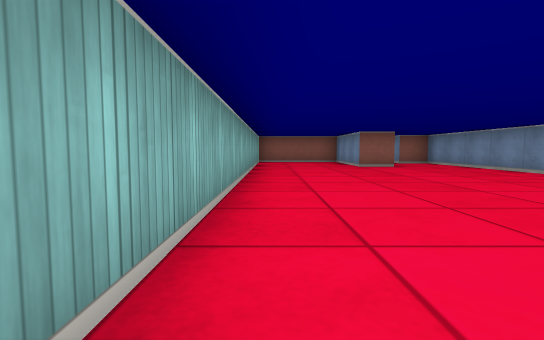
[1] (above)

20 first-person views from a walk through a cub3D maze. The camera is about half as high as the walls, tilts 4° down and sees 85° across. The floor is counted in squares. Each view is taken from the middle of a square. On the plan, view 1 faces up. The plan holds only what a view shows up to about 9 squares ahead; the rest is blank.

[2]
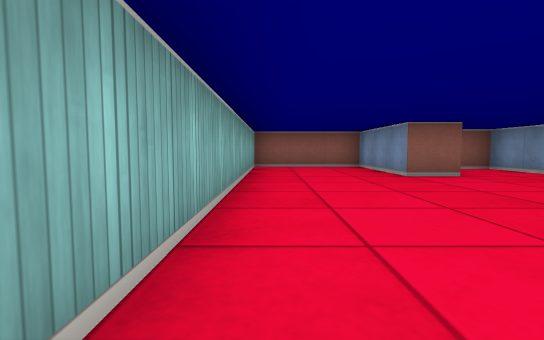

[3]
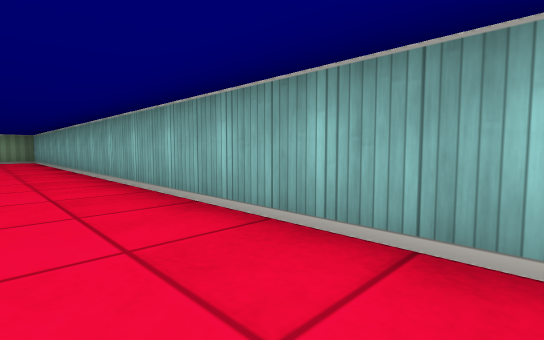

[4]
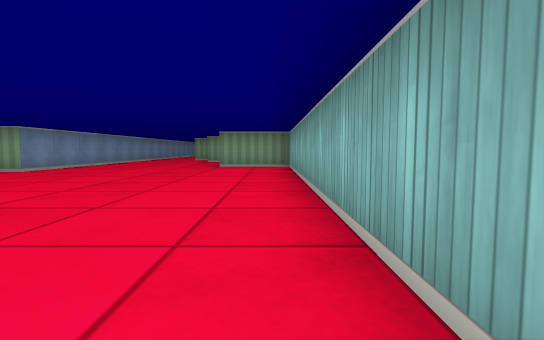

[5]
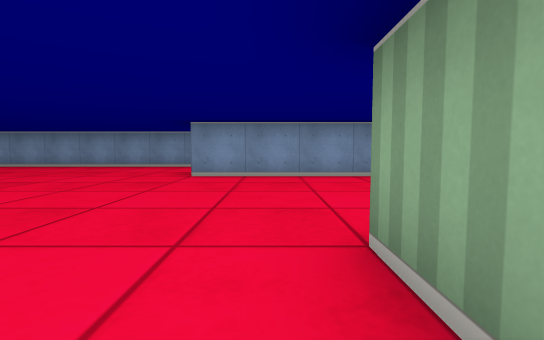

[6]
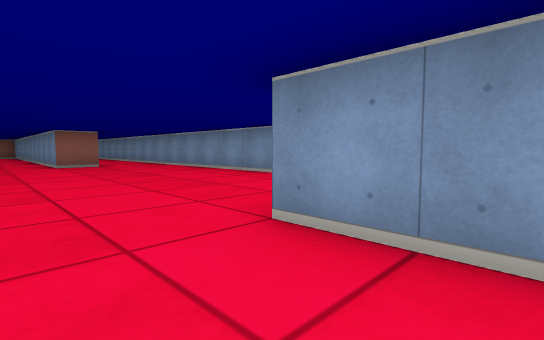

[7]
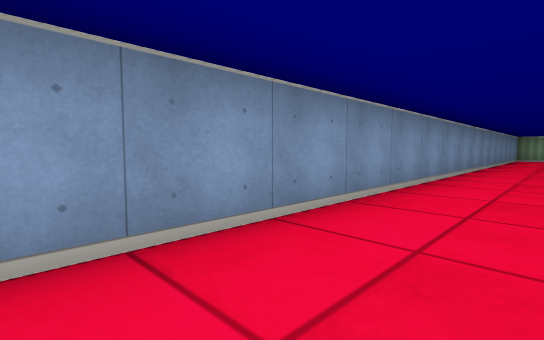

[8]
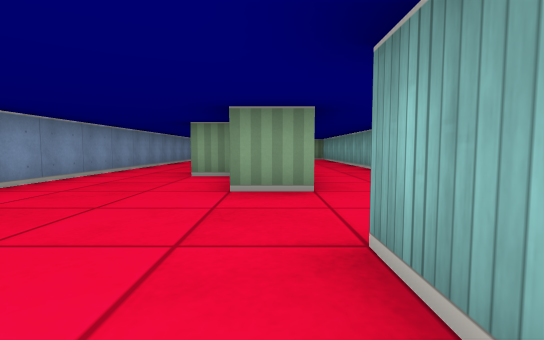

[9]
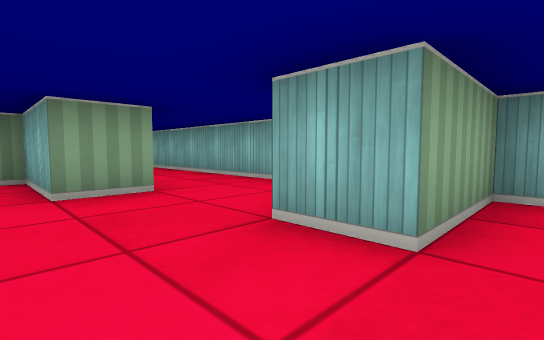

[10]
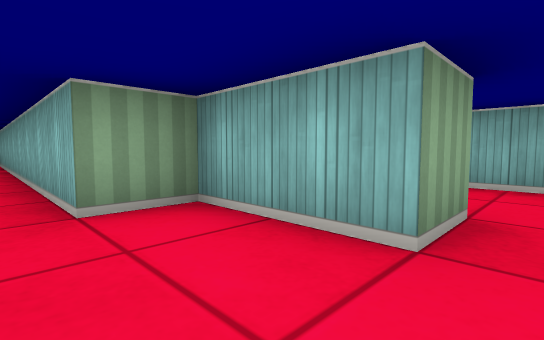

[11]
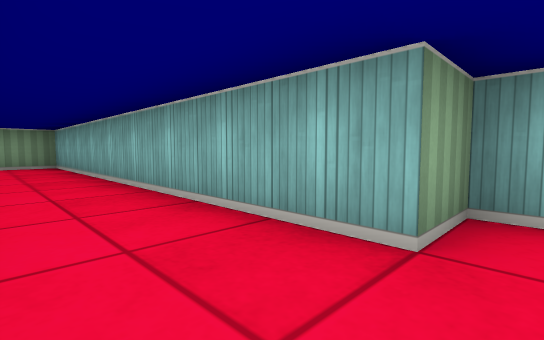

[12]
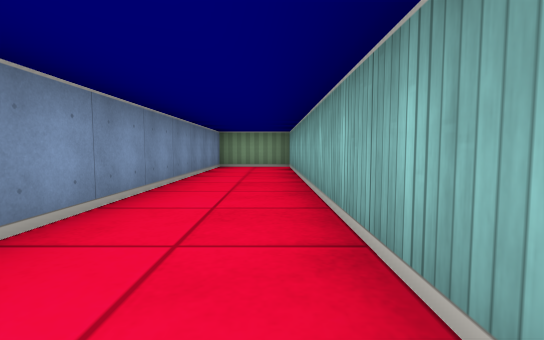

[13]
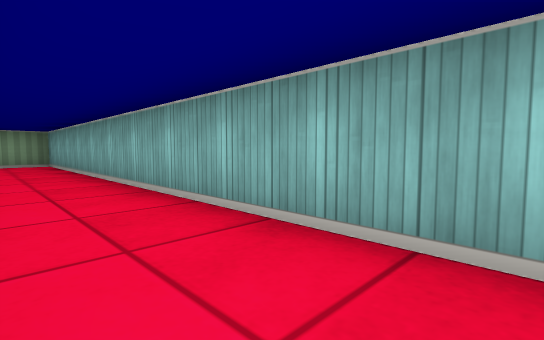

[14]
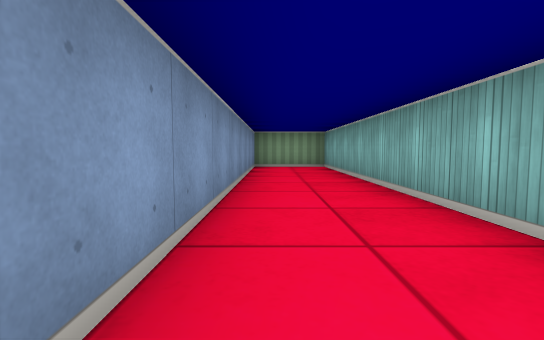

[15]
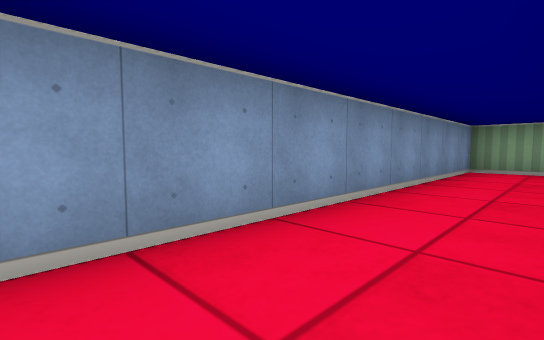

[16]
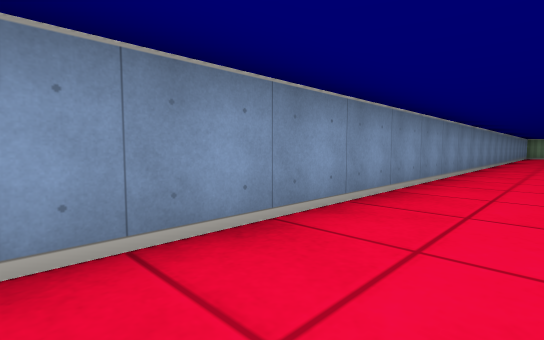

[17]
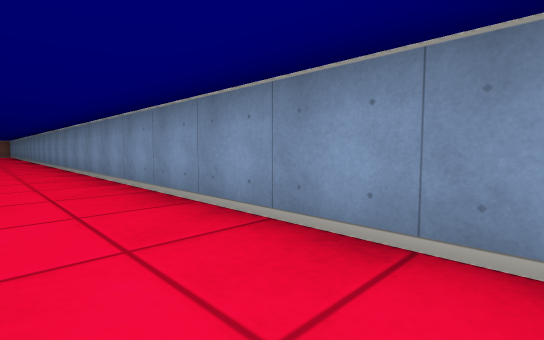

[18]
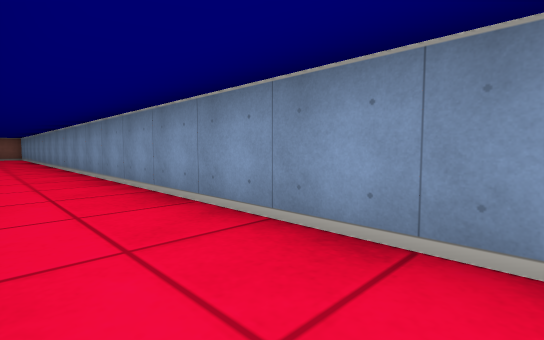

[19]
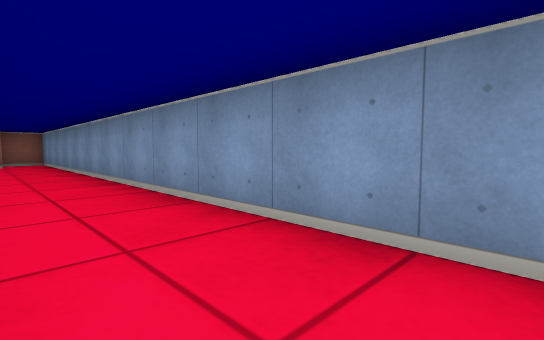

[20]
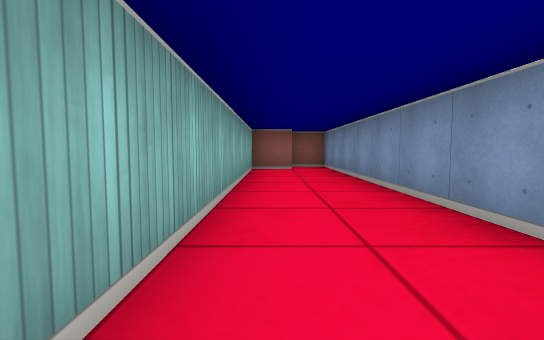

### Floor plan
Points are (right, up) in squares from view 1. A wall is a line through its corners. A room is listed if a view was taken in it or the views show most of it. See-through windows are left out.
Room 1 (views 1, 2, 3, 4, 5, 6, 7, 8, 9, 10, 11, 12, 13, 14, 15, 16, 17, 18, 19, 20)
walls: (6.6, -0.5) (5.5, -0.5) (5.5, 1.2); (1.4, -13.5) (2.5, -13.5) (2.5, -15.5) (3.5, -15.5) (3.5, -24.5) (5.5, -24.5) (5.5, -8.5) (6, -8.5); (-0.5, -13.1) (-0.5, -24.5) (1.5, -24.5) (1.5, -16.5); (5.5, 6) (5.5, 10.5) (4.8, 10.5); (8.5, -16.2) (8.5, 18.5) (7.5, 18.5); (3.6, 8.5) (2.5, 8.5) (2.5, 11.5) (-0.5, 11.5) (-0.5, -10.5) (1.5, -10.5) (1.5, -11.5); (7.6, 17.5) (6.5, 17.5) (6.5, 10.5)

Where each view was taken, in squares from view 1:
view 1: 0 up, 0 right, facing up
view 2: 3 up, 0 right, facing up
view 3: 3 up, 1 right, facing down-left
view 4: 2 down, 0 right, facing down
view 5: 10 down, 0 right, facing right
view 6: 10 down, 4 right, facing up-right
view 7: 9 down, 4 right, facing down-right
view 8: 10 down, 2 right, facing down
view 9: 10 down, 3 right, facing down-left
view 10: 13 down, 4 right, facing down-left
view 11: 15 down, 5 right, facing down-left
view 12: 16 down, 4 right, facing down
view 13: 14 down, 1 right, facing down-left
view 14: 16 down, 1 right, facing down
view 15: 17 down, 0 right, facing down-right
view 16: 5 down, 7 right, facing down-right
view 17: 5 down, 7 right, facing up-right
view 18: 1 up, 7 right, facing up-right
view 19: 7 up, 7 right, facing up-right
view 20: 10 up, 7 right, facing up
